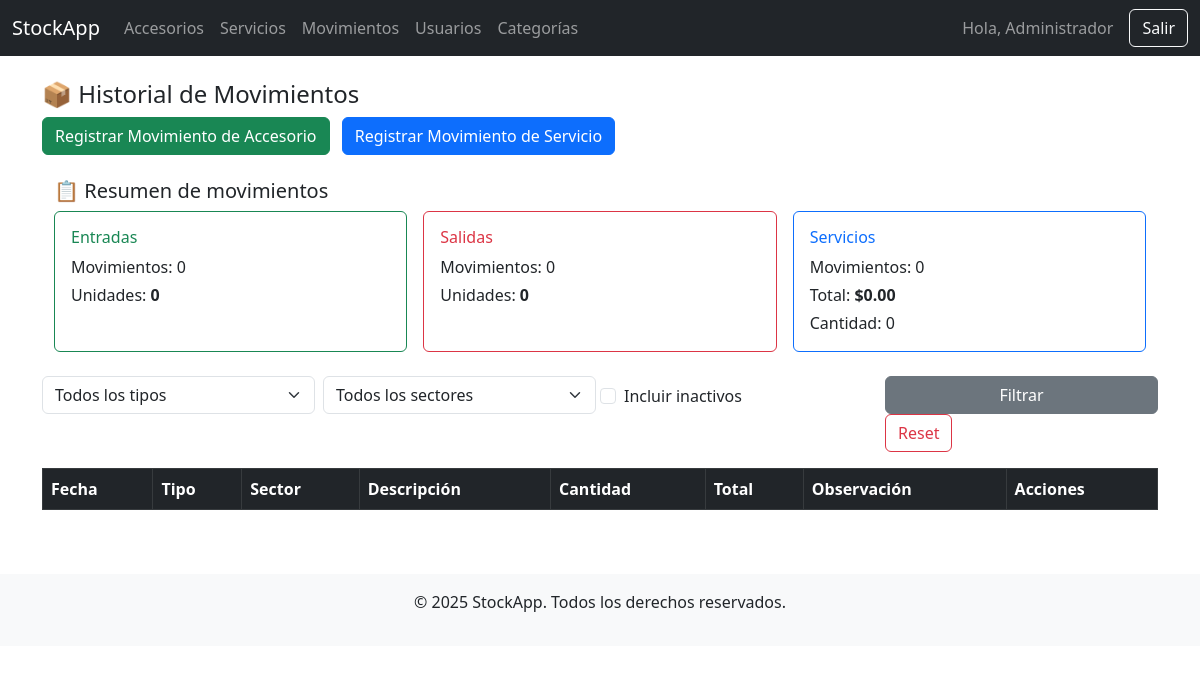
The page /movimientos/historial5.php (signed in) on the database as committed earlier.
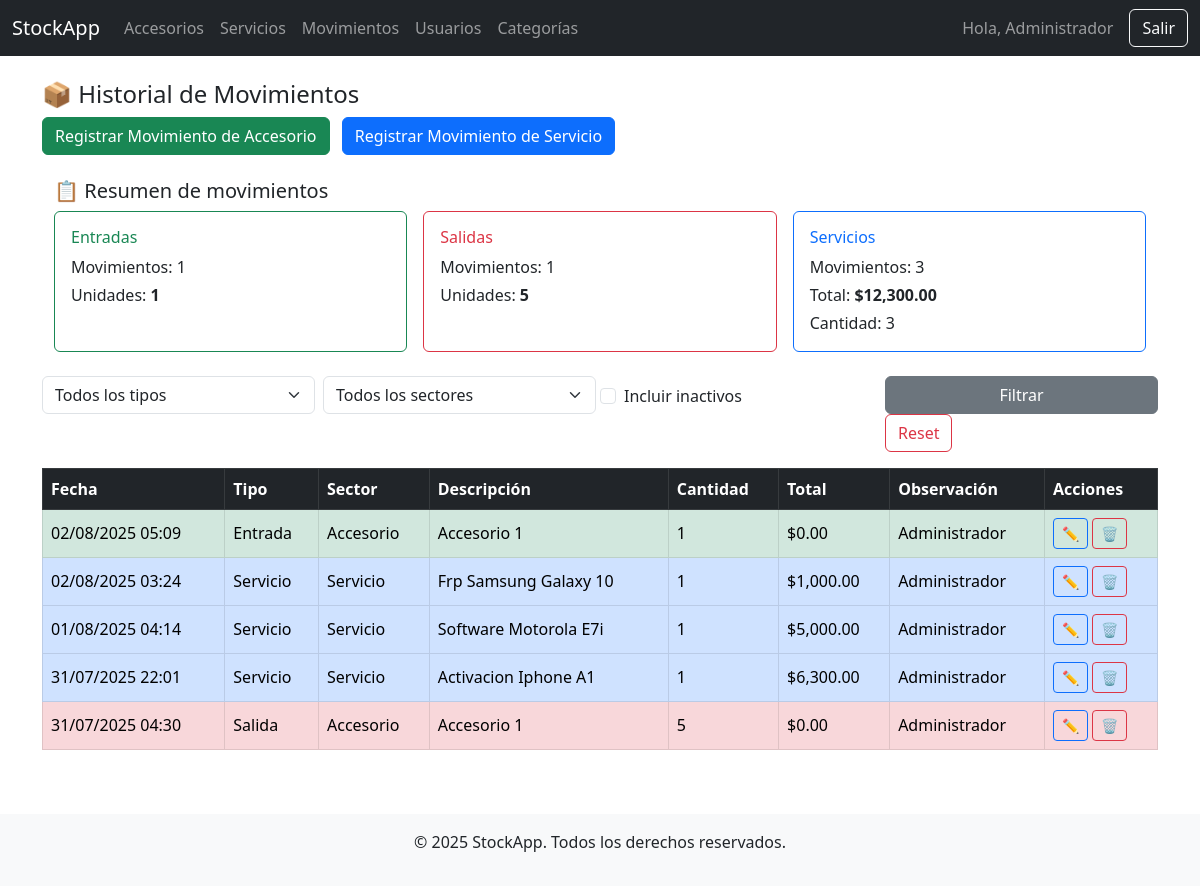
The same page on the database as committed later.
### tables this page shows
CREATE TABLE `movimientos` (
  `id` int(11) NOT NULL,
  `usuario_id` int(11) DEFAULT NULL,
  `tipo` enum('entrada','salida','servicio') NOT NULL,
  `sector` enum('accesorio','servicio') NOT NULL,
  `item_id` int(11) NOT NULL,
  `cantidad` int(11) NOT NULL,
  `total` decimal(10,2) NOT NULL,
  `observacion` text DEFAULT NULL,
  `activo` tinyint(1) DEFAULT 1,
  `creado_en` timestamp NOT NULL DEFAULT current_timestamp()
);

CREATE TABLE `accesorios` (
  `id` int(11) NOT NULL,
  `nombre` varchar(100) NOT NULL,
  `descripcion` text DEFAULT NULL,
  `marca` varchar(100) DEFAULT NULL,
  `modelo` varchar(100) DEFAULT NULL,
  `categoria_id` int(11) DEFAULT NULL,
  `stock_actual` int(11) DEFAULT 0,
  `stock_minimo` int(11) DEFAULT 0,
  `precio_compra` decimal(10,2) DEFAULT 0.00,
  `precio_venta` decimal(10,2) DEFAULT 0.00,
  `ubicacion` varchar(100) DEFAULT NULL,
  `activo` tinyint(1) DEFAULT 1,
  `creado_en` timestamp NOT NULL DEFAULT current_timestamp(),
  `actualizado_en` timestamp NOT NULL DEFAULT current_timestamp() ON UPDATE current_timestamp()
);

CREATE TABLE `usuarios` (
  `id` int(11) NOT NULL,
  `nombre` varchar(100) NOT NULL,
  `email` varchar(100) NOT NULL,
  `password` varchar(255) NOT NULL,
  `rol` enum('admin','empleado') DEFAULT 'empleado',
  `activo` tinyint(1) DEFAULT 1,
  `creado_en` timestamp NOT NULL DEFAULT current_timestamp()
);

CREATE TABLE `servicios` (
  `id` int(11) NOT NULL,
  `marca` varchar(100) NOT NULL,
  `modelo` varchar(100) NOT NULL,
  `activacion` decimal(10,2) DEFAULT 0.00,
  `software` decimal(10,2) DEFAULT 0.00,
  `frp` decimal(10,2) DEFAULT 0.00,
  `formatear` decimal(10,2) DEFAULT 0.00,
  `pin_de_carga` decimal(10,2) DEFAULT 0.00,
  `letras_rojas` tinyint(1) DEFAULT 0,
  `pegado_tapa` tinyint(1) DEFAULT 0,
  `activo` tinyint(1) DEFAULT 1,
  `creado_en` timestamp NOT NULL DEFAULT current_timestamp()
);

### movimientos/historial5.php (the view, shortened to what the changed rows need)
<?php
require_once '../config/database.php';
$resumen = [
    'entrada' => ['cantidad' => 0, 'movs' => 0],
    'salida' => ['cantidad' => 0, 'movs' => 0],
    'servicio' => ['cantidad' => 0, 'total' => 0.00, 'movs' => 0]
];
$stmt = $pdo->query("SELECT tipo, sector, SUM(cantidad) as cant, SUM(total) as tot, COUNT(*) as movs FROM movimientos GROUP BY tipo, sector");
foreach ($stmt->fetchAll() as $r) {
    if ($r['tipo'] === 'entrada' || $r['tipo'] === 'salida') {
        $resumen[$r['tipo']]['cantidad'] += $r['cant'];
        $resumen[$r['tipo']]['movs'] += $r['movs'];
    } elseif ($r['tipo'] === 'servicio') {
        $resumen['servicio']['cantidad'] += $r['cant'];
        $resumen['servicio']['total'] += $r['tot'];
        $resumen['servicio']['movs'] += $r['movs'];
    }
}
$stmt = $pdo->query("
    SELECT
        m.*,
        a.nombre AS accesorio_nombre,
        s.marca AS servicio_marca,
        s.modelo AS servicio_modelo,
        m.tipo AS tipo_mov,
        m.sector AS sector_mov,
        u.nombre AS usuario_nombre
    FROM movimientos m
    LEFT JOIN accesorios a ON m.sector = 'accesorio' AND m.item_id = a.id
    LEFT JOIN servicios s ON m.sector = 'servicio' AND m.item_id = s.id
    LEFT JOIN usuarios u ON m.usuario_id = u.id
    ORDER BY m.creado_en DESC
");
$movimientos = $stmt->fetchAll();
?>
<?php include '../includes/header.php'; ?>
<div class="container mt-4">
    <div class="container mt-4">
        <div class="row row-cols-1 row-cols-md-3 g-3 mb-4">
            <div class="col">
                <div class="card border-success h-100">
                    <div class="card-body">
                        <h6 class="card-title text-success">Entradas</h6>
                        <p class="card-text mb-1">Movimientos: <?= $resumen['entrada']['movs'] ?></p>
                        <p class="card-text">Unidades: <strong><?= $resumen['entrada']['cantidad'] ?></strong></p>
                    </div>
                </div>
            </div>
            <div class="col">
                <div class="card border-danger h-100">
                    <div class="card-body">
                        <h6 class="card-title text-danger">Salidas</h6>
                        <p class="card-text mb-1">Movimientos: <?= $resumen['salida']['movs'] ?></p>
                        <p class="card-text">Unidades: <strong><?= $resumen['salida']['cantidad'] ?></strong></p>
                    </div>
                </div>
            </div>
            <div class="col">
                <div class="card border-primary h-100">
                    <div class="card-body">
                        <h6 class="card-title text-primary">Servicios</h6>
                        <p class="card-text mb-1">Movimientos: <?= $resumen['servicio']['movs'] ?></p>
                        <p class="card-text mb-1">Total: <strong>$<?= number_format($resumen['servicio']['total'], 2) ?></strong></p>
                        <p class="card-text">Cantidad: <?= $resumen['servicio']['cantidad'] ?></p>
                    </div>
                </div>
            </div>
        </div>
    </div>
    <div class="table-responsive">
        <table class="table table-bordered table-hover align-middle">
            <thead class="table-dark">
                <tr>
                    <th>Fecha</th>
                    <th>Tipo</th>
                    <th>Sector</th>
                    <th>Descripción</th>
                    <th>Cantidad</th>
                    <th>Total</th>
                    <th>Observación</th>
                    <th>Acciones</th>
                </tr>
            </thead>
            <tbody>
                <?php foreach ($movimientos as $m): ?>
                    <tr class="<?= $m['tipo_mov'] === 'entrada' ? 'table-success' : ($m['tipo_mov'] === 'salida' ? 'table-danger' : 'table-primary') ?>">
                        <td><?= date('d/m/Y H:i', strtotime($m['creado_en'])) ?></td>
                        <td><?= ucfirst($m['tipo_mov']) ?></td>
                        <td><?= ucfirst($m['sector_mov']) ?></td>
                        <td>
                            <?php if ($m['sector_mov'] === 'accesorio'): ?>
                                <?= htmlspecialchars($m['accesorio_nombre']) ?>
                            <?php elseif ($m['sector_mov'] === 'servicio'): ?>
                                <?= htmlspecialchars(ucfirst($m['observacion'])) ?>
                                <?= htmlspecialchars($m['servicio_marca']) ?>
                                <?= htmlspecialchars($m['servicio_modelo']) ?>
                            <?php endif; ?>
                        </td>
                        <td><?= $m['cantidad'] ?></td>
                        <td><?= $m['total'] !== null ? '$' . number_format($m['total'], 2) : '-' ?></td>
                        <td><?= htmlspecialchars($m['usuario_nombre']) ?></td>
                        <td>
                            <?php if ($m['sector_mov'] === 'accesorio'): ?>
                                <a href="editar_accesorio.php?id=<?= $m['id'] ?>" class="btn btn-sm btn-outline-primary">✏️</a>
                            <?php elseif ($m['sector_mov'] === 'servicio'): ?>
                                <a href="editar_servicio.php?id=<?= $m['id'] ?>" class="btn btn-sm btn-outline-primary">✏️</a>
                            <?php endif; ?>
                            <a href="eliminar.php?id=<?= $m['id'] ?>" class="btn btn-sm btn-outline-danger" onclick="return confirm('¿Eliminar movimiento?')">🗑️</a>
                        </td>
                    </tr>
                <?php endforeach; ?>
            </tbody>
        </table>
    </div>
</div>
<?php include '../includes/footer.php'; ?>

Rows that differ between the two databases and show on the page:
added movimientos: creado_en "02/08/2025 05:09", tipo "Entrada", sector "Accesorio", accesorios.nombre "Accesorio 1", cantidad "1", total "0.00", usuario.nombre "Administrador"
added movimientos: creado_en "02/08/2025 03:24", tipo "Servicio", sector "Servicio", observacion "Frp", servicios.marca "Samsung", servicios.modelo "Galaxy 10", cantidad "1", total "1,000.00", usuario.nombre "Administrador"
added movimientos: creado_en "01/08/2025 04:14", tipo "Servicio", sector "Servicio", observacion "Software", servicios.marca "Motorola", servicios.modelo "E7i", cantidad "1", total "5,000.00", usuario.nombre "Administrador"
added movimientos: creado_en "31/07/2025 22:01", tipo "Servicio", sector "Servicio", observacion "Activacion", servicios.marca "Iphone", servicios.modelo "A1", cantidad "1", total "6,300.00", usuario.nombre "Administrador"
added movimientos: creado_en "31/07/2025 04:30", tipo "Salida", sector "Accesorio", accesorios.nombre "Accesorio 1", cantidad "5", total "0.00", usuario.nombre "Administrador"
Other text that changed with them:
$resumen['entrada']['movs']: "0" → "1"
$resumen['entrada']['cantidad']: "0" → "1"
$resumen['salida']['movs']: "0" → "1"
$resumen['salida']['cantidad']: "0" → "5"
$resumen['servicio']['movs']: "0" → "3"
$resumen['servicio']['total']: "0.00" → "12,300.00"
$resumen['servicio']['cantidad']: "0" → "3"
